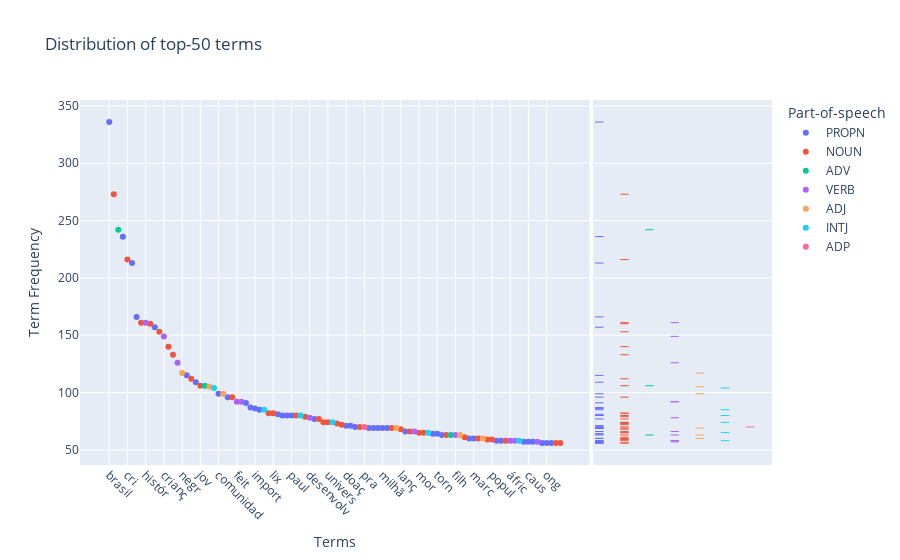

Notebook source saved alongside this figure:
### Code cell
plot_wordcloud(data['Data_stemmed'])
plot_term_scatter(data, 'Data_stemmed')

### Figure 1 — Plotly figure (JSON) as saved in the notebook; plotly's stock layout.template omitted (floating-point values rounded to 4 significant figures)
{"data": [{"hovertemplate": "Part-of-speech=PROPN<br>Terms=%{x}<br>Term Frequency=%{y}<extra></extra>", "legendgroup": "PROPN", "marker": {"color": "#636efa", "symbol": "circle"}, "mode": "markers", "name": "PROPN", "orientation": "v", "showlegend": true, "type": "scatter", "x": ["brasil", "mulh", "projet", "trabalh", "ajud", "cidad", "cult", "comunidad", "acess", "cheg", "complet", "import", "transform", "rio", "ganh", "indígen", "paul", "livr", "doaç", "fot", "ide", "realiz", "conhec", "muit", "milhã", "encontr", "inici", "fotógraf", "torn", "situ", "human", "marc", "acab", "feminin", "natur", "caus", "form", "ensin", "ong", "menin"], "xaxis": "x", "y": [336, 236, 213, 166, 157, 115, 109, 99, 96, 91, 87, 86, 85, 81, 80, 80, 80, 77, 71, 71, 70, 69, 69, 69, 69, 69, 66, 64, 64, 63, 60, 60, 58, 58, 57, 57, 57, 56, 56, 56], "yaxis": "y"}, {"alignmentgroup": "True", "boxpoints": "all", "fillcolor": "rgba(255,255,255,0)", "hoveron": "points", "hovertemplate": "Part-of-speech=PROPN<br>Term Frequency=%{y}<extra></extra>", "jitter": 0, "legendgroup": "PROPN", "line": {"color": "rgba(255,255,255,0)"}, "marker": {"color": "#636efa", "symbol": "line-ew-open"}, "name": "PROPN", "offsetgroup": "PROPN", "showlegend": false, "type": "box", "xaxis": "x2", "y": [336, 236, 213, 166, 157, 115, 109, 99, 96, 91, 87, 86, 85, 81, 80, 80, 80, 77, 71, 71, 70, 69, 69, 69, 69, 69, 66, 64, 64, 63, 60, 60, 58, 58, 57, 57, 57, 56, 56, 56], "yaxis": "y2"}, {"hovertemplate": "Part-of-speech=NOUN<br>Terms=%{x}<br>Term Frequency=%{y}<extra></extra>", "legendgroup": "NOUN", "marker": {"color": "#EF553B", "symbol": "circle"}, "mode": "markers", "name": "NOUN", "orientation": "v", "showlegend": true, "type": "scatter", "x": ["mund", "cri", "país", "vid", "pass", "cas", "escol", "começ", "jov", "aliment", "águ", "lix", "fic", "lev", "plás", "text", "univers", "sustent", "mostr", "jog", "rua", "lanç", "precis", "mor", "divers", "espaç", "lut", "oferec", "impact", "popul", "pesquis", "difer", "pens"], "xaxis": "x", "y": [273, 216, 161, 160, 153, 140, 133, 112, 106, 96, 82, 82, 80, 79, 77, 74, 74, 73, 72, 70, 69, 68, 66, 65, 65, 63, 61, 60, 59, 59, 58, 56, 56], "yaxis": "y"}, {"alignmentgroup": "True", "boxpoints": "all", "fillcolor": "rgba(255,255,255,0)", "hoveron": "points", "hovertemplate": "Part-of-speech=NOUN<br>Term Frequency=%{y}<extra></extra>", "jitter": 0, "legendgroup": "NOUN", "line": {"color": "rgba(255,255,255,0)"}, "marker": {"color": "#EF553B", "symbol": "line-ew-open"}, "name": "NOUN", "offsetgroup": "NOUN", "showlegend": false, "type": "box", "xaxis": "x2", "y": [273, 216, 161, 160, 153, 140, 133, 112, 106, 96, 82, 82, 80, 79, 77, 74, 74, 73, 72, 70, 69, 68, 66, 65, 65, 63, 61, 60, 59, 59, 58, 56, 56], "yaxis": "y2"}, {"hovertemplate": "Part-of-speech=ADV<br>Terms=%{x}<br>Term Frequency=%{y}<extra></extra>", "legendgroup": "ADV", "marker": {"color": "#00cc96", "symbol": "circle"}, "mode": "markers", "name": "ADV", "orientation": "v", "showlegend": true, "type": "scatter", "x": ["pesso", "melhor", "salv"], "xaxis": "x", "y": [242, 106, 63], "yaxis": "y"}, {"alignmentgroup": "True", "boxpoints": "all", "fillcolor": "rgba(255,255,255,0)", "hoveron": "points", "hovertemplate": "Part-of-speech=ADV<br>Term Frequency=%{y}<extra></extra>", "jitter": 0, "legendgroup": "ADV", "line": {"color": "rgba(255,255,255,0)"}, "marker": {"color": "#00cc96", "symbol": "line-ew-open"}, "name": "ADV", "offsetgroup": "ADV", "showlegend": false, "type": "box", "xaxis": "x2", "y": [242, 106, 63], "yaxis": "y2"}, {"hovertemplate": "Part-of-speech=VERB<br>Terms=%{x}<br>Term Frequency=%{y}<extra></extra>", "legendgroup": "VERB", "marker": {"color": "#ab63fa", "symbol": "circle"}, "mode": "markers", "name": "VERB", "orientation": "v", "showlegend": true, "type": "scatter", "x": ["histór", "crianç", "estud", "feit", "dur", "desenvolv", "receb", "filh", "áfric", "seman", "cham"], "xaxis": "x", "y": [161, 149, 126, 92, 92, 78, 66, 63, 58, 58, 57], "yaxis": "y"}, {"alignmentgroup": "True", "boxpoints": "all", "fillcolor": "rgba(255,255,255,0)", "hoveron": "points", "hovertemplate": "Part-of-speech=VERB<br>Term Frequency=%{y}<extra></extra>", "jitter": 0, "legendgroup": "VERB", "line": {"color": "rgba(255,255,255,0)"}, "marker": {"color": "#ab63fa", "symbol": "line-ew-open"}, "name": "VERB", "offsetgroup": "VERB", "showlegend": false, "type": "box", "xaxis": "x2", "y": [161, 149, 126, 92, 92, 78, 66, 63, 58, 58, 57], "yaxis": "y2"}, {"hovertemplate": "Part-of-speech=ADJ<br>Terms=%{x}<br>Term Frequency=%{y}<extra></extra>", "legendgroup": "ADJ", "marker": {"color": "#FFA15A", "symbol": "circle"}, "mode": "markers", "name": "ADJ", "orientation": "v", "showlegend": true, "type": "scatter", "x": ["negr", "animal", "cont", "real", "red", "empr"], "xaxis": "x", "y": [117, 105, 99, 69, 63, 60], "yaxis": "y"}, {"alignmentgroup": "True", "boxpoints": "all", "fillcolor": "rgba(255,255,255,0)", "hoveron": "points", "hovertemplate": "Part-of-speech=ADJ<br>Term Frequency=%{y}<extra></extra>", "jitter": 0, "legendgroup": "ADJ", "line": {"color": "rgba(255,255,255,0)"}, "marker": {"color": "#FFA15A", "symbol": "line-ew-open"}, "name": "ADJ", "offsetgroup": "ADJ", "showlegend": false, "type": "box", "xaxis": "x2", "y": [117, 105, 99, 69, 63, 60], "yaxis": "y2"}, {"hovertemplate": "Part-of-speech=INTJ<br>Terms=%{x}<br>Term Frequency=%{y}<extra></extra>", "legendgroup": "INTJ", "marker": {"color": "#19d3f3", "symbol": "circle"}, "mode": "markers", "name": "INTJ", "orientation": "v", "showlegend": true, "type": "scatter", "x": ["viv", "soc", "hoj", "públic", "unid", "reg"], "xaxis": "x", "y": [104, 85, 80, 74, 65, 58], "yaxis": "y"}, {"alignmentgroup": "True", "boxpoints": "all", "fillcolor": "rgba(255,255,255,0)", "hoveron": "points", "hovertemplate": "Part-of-speech=INTJ<br>Term Frequency=%{y}<extra></extra>", "jitter": 0, "legendgroup": "INTJ", "line": {"color": "rgba(255,255,255,0)"}, "marker": {"color": "#19d3f3", "symbol": "line-ew-open"}, "name": "INTJ", "offsetgroup": "INTJ", "showlegend": false, "type": "box", "xaxis": "x2", "y": [104, 85, 80, 74, 65, 58], "yaxis": "y2"}, {"hovertemplate": "Part-of-speech=ADP<br>Terms=%{x}<br>Term Frequency=%{y}<extra></extra>", "legendgroup": "ADP", "marker": {"color": "#FF6692", "symbol": "circle"}, "mode": "markers", "name": "ADP", "orientation": "v", "showlegend": true, "type": "scatter", "x": ["pra"], "xaxis": "x", "y": [70], "yaxis": "y"}, {"alignmentgroup": "True", "boxpoints": "all", "fillcolor": "rgba(255,255,255,0)", "hoveron": "points", "hovertemplate": "Part-of-speech=ADP<br>Term Frequency=%{y}<extra></extra>", "jitter": 0, "legendgroup": "ADP", "line": {"color": "rgba(255,255,255,0)"}, "marker": {"color": "#FF6692", "symbol": "line-ew-open"}, "name": "ADP", "offsetgroup": "ADP", "showlegend": false, "type": "box", "xaxis": "x2", "y": [70], "yaxis": "y2"}], "layout": {"legend": {"title": {"text": "Part-of-speech"}, "tracegroupgap": 0}, "title": {"text": "Distribution of top-50 terms"}, "xaxis": {"anchor": "y", "categoryorder": "total descending", "domain": [0, 0.7363], "tickangle": 45, "title": {"text": "Terms"}}, "xaxis2": {"anchor": "y2", "domain": [0.7413, 1], "matches": "x2", "showgrid": false, "showline": false, "showticklabels": false, "ticks": ""}, "yaxis": {"anchor": "x", "domain": [0, 1], "title": {"text": "Term Frequency"}}, "yaxis2": {"anchor": "x2", "domain": [0, 1], "matches": "y", "showgrid": true, "showticklabels": false}}}
